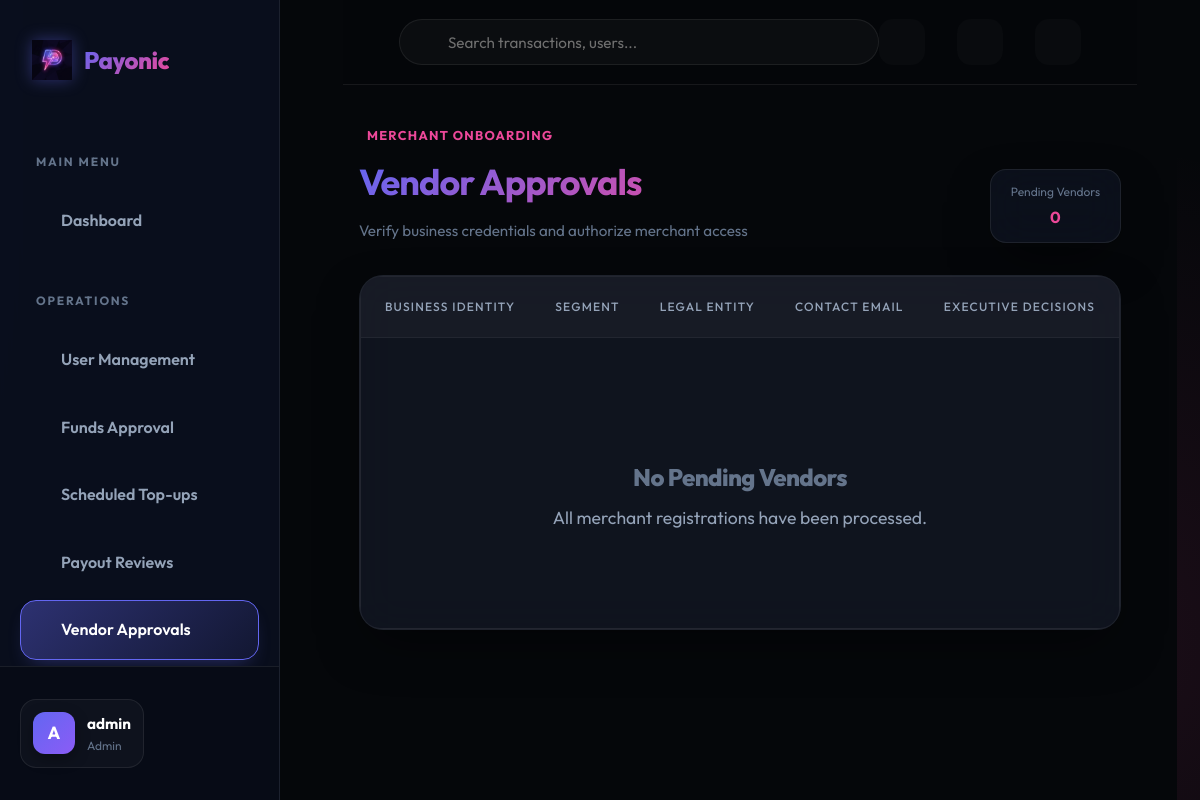
The app's page /admin/vendors/pending (signed in) with its own data.
### app/models.py (models this page shows, shortened)
class User(UserMixin, db.Model):
    id = db.Column(db.Integer, primary_key=True)
    username = db.Column(db.String(64), index=True, unique=True, nullable=False)
    email = db.Column(db.String(120), index=True, unique=True, nullable=False)
    password_hash = db.Column(db.String(128))
    role = db.Column(db.String(20), nullable=False)  # student, vendor, admin
    is_active_user = db.Column(db.Boolean, default=True)
    phone_number = db.Column(db.String(20))
    registration_number = db.Column(db.String(50)) # For students
    student_id = db.Column(db.String(20)) # Internal ID
    vendor_name = db.Column(db.String(100)) # For vendors
    business_name = db.Column(db.String(100)) # For vendors
    business_type = db.Column(db.String(50)) # For vendors
    is_approved_vendor = db.Column(db.Boolean, default=False)
    profile_pic = db.Column(db.String(255))
    merchant_id = db.Column(db.String(50), unique=True)
    bank_name = db.Column(db.String(100))
    account_number = db.Column(db.String(50))
    account_holder_name = db.Column(db.String(100))
    wallet = db.relationship('Wallet', backref='owner', uselist=False, lazy=True)
    sent_transactions = db.relationship('Transaction', foreign_keys='Transaction.sender_id', backref='sender', lazy='dynamic')
    received_transactions = db.relationship('Transaction', foreign_keys='Transaction.receiver_id', backref='receiver', lazy='dynamic')
    qr_codes = db.relationship('QRCode', backref='vendor', lazy='dynamic')
    payout_requests = db.relationship('PayoutRequest', foreign_keys='PayoutRequest.vendor_id', backref='vendor', lazy='dynamic')
    two_factor_enabled = db.Column(db.Boolean, default=False)
    otp_secret = db.Column(db.String(32))
    low_balance_threshold = db.Column(db.Float, default=100.0) # LKR
    refund_requests = db.relationship('RefundRequest', foreign_keys='RefundRequest.user_id', backref='requester', lazy='dynamic')
    budgets = db.relationship('Budget', backref='user', lazy='dynamic')
    created_bills = db.relationship('SplitBill', backref='creator', lazy='dynamic')
    split_participations = db.relationship('SplitBillParticipant', backref='user', lazy='dynamic')
    notifications = db.relationship('Notification', backref='user', lazy='dynamic')
    @property
    def is_active(self):
        return self.is_active_user
    @property
    def unread_notification_count(self):
        return self.notifications.filter_by(is_read=False).count()

### app/admin/routes.py (the view)
@bp.route('/vendors/pending')
@login_required
def pending_vendors():
    if current_user.role != 'admin':
        return redirect(url_for('main.index'))
    vendors = User.query.filter_by(role='vendor', is_approved_vendor=False).all()
    return render_template('admin/pending_vendors.html', title='Vendor Approvals', vendors=vendors)

### app/models.py (called while the page is built)
@login.user_loader
def load_user(id):
    return User.query.get(int(id))

### app/templates/admin/pending_vendors.html (shortened to what this page needs)
{% extends "base.html" %}
{% block content %}
<div class="animate-fade-in">
    <div class="mobile-stack"
        style="display: flex; justify-content: space-between; align-items: flex-end; margin-bottom: 2rem;">
        <div>
            <div
                style="display: flex; align-items: center; gap: 0.5rem; color: var(--secondary); font-weight: 700; font-size: 0.8rem; text-transform: uppercase; letter-spacing: 0.1em; margin-bottom: 0.5rem;">
                 Merchant Onboarding
            </div>
            <h1 class="text-gradient mobile-text-large" style="font-size: 2.25rem; margin-bottom: 0.5rem;">Vendor
                Approvals</h1>
            <p style="color: var(--text-dim); font-size: 0.95rem;">Verify business credentials and authorize merchant
                access</p>
        </div>
        <div class="glass-panel mobile-w-full" style="padding: 0.75rem 1.25rem; border-radius: 1rem;">
            <div style="font-size: 0.75rem; color: var(--text-dim); margin-bottom: 0.25rem; text-align: center;">Pending
                Vendors</div>
            <div style="font-weight: 700; color: var(--secondary); text-align: center;">{{ vendors|length }}</div>
        </div>
    </div>
    <div class="glass-panel" style="overflow: hidden; padding: 0;">
        <div class="table-container">
            <table style="width: 100%;">
                <thead>
                    <tr>
                        <th style="padding-left: 1.5rem;">Business Identity</th>
                        <th>Segment</th>
                        <th>Legal Entity</th>
                        <th class="mobile-hide">Contact Email</th>
                        <th style="text-align: right; padding-right: 1.5rem;">Executive Decisions</th>
                    </tr>
                </thead>
                <tbody>
                    {% for v in vendors %}
                    <tr style="transition: all 0.2s;" onmouseover="this.style.background='rgba(236, 72, 153, 0.03)'"
                        onmouseout="this.style.background='transparent'">
                        <td style="padding-left: 1.5rem;">
                            <div style="display: flex; align-items: center; gap: 0.75rem;">
                                <div
                                    style="width: 36px; height: 36px; border-radius: 10px; background: rgba(236, 72, 153, 0.1); color: var(--secondary); display: flex; align-items: center; justify-content: center; font-weight: 800; flex-shrink: 0;">
                                    {{ v.vendor_name[0]|upper if v.vendor_name else v.username[0]|upper }}
                                </div>
                                <div>
                                    <div style="font-weight: 700; color: white; font-size: 0.95rem;">{{ v.vendor_name }}
                                    </div>
                                    <div style="font-size: 0.7rem; color: var(--text-dim);">@{{ v.username }}</div>
                                </div>
                            </div>
                        </td>
                        <td>
                            <span class="badge-pill"
                                style="background: rgba(255,255,255,0.05); color: var(--text-main); border: 1px solid var(--border); font-size: 0.75rem; padding: 0.2rem 0.5rem;">
                                {{ v.business_type }}
                            </span>
                        </td>
                        <td style="color: var(--text-muted); font-size: 0.85rem;">
                            {{ v.business_name }}
                        </td>
                        <td class="mobile-hide" style="color: var(--text-muted); font-size: 0.85rem;">
                            {{ v.email }}
                        </td>
                        <td style="text-align: right; padding-right: 1.5rem;">
                            <div style="display: flex; gap: 0.75rem; justify-content: flex-end;">
                                <form action="{{ url_for('admin.approve_vendor', id=v.id) }}" method="post"
                                    style="display: inline;">
                                    <button type="submit" class="btn btn-primary"
                                        style="background: var(--success); padding: 0.5rem 1.25rem; font-size: 0.85rem;">
                                        Approve
                                    </button>
                                </form>
                                <form action="{{ url_for('admin.reject_vendor', id=v.id) }}" method="post"
                                    style="display: inline;">
                                    <button type="submit" class="btn"
                                        style="background: rgba(239, 68, 68, 0.1); color: #f87171; border: 1px solid rgba(239, 68, 68, 0.2); padding: 0.5rem 1.25rem; font-size: 0.85rem;">
                                        Reject
                                    </button>
                                </form>
                            </div>
                        </td>
                    </tr>
                    {% else %}
                    <tr>
                        <td colspan="5" style="text-align: center; padding: 6rem 2rem;">
                            <h2 style="color: var(--text-dim); font-weight: 800; margin-bottom: 0.5rem;">No Pending
                                Vendors</h2>
                            <p style="color: var(--text-muted); font-size: 1.1rem;">All merchant registrations have been
                                processed.</p>
                        </td>
                    </tr>
                    {% endfor %}
                </tbody>
            </table>
        </div>
    </div>
</div>
{% endblock %}

### app/templates/base.html (shortened to what this page needs)
<!doctype html>
<html lang="en">
<head>
  <link rel="stylesheet" href="{{ url_for('static', filename='css/style.css') }}">
  <link href="https://cdn.jsdelivr.net/npm/remixicon@3.5.0/fonts/remixicon.css" rel="stylesheet">
</head>
<body>
  {% set is_portal = current_user.is_authenticated %}
  <div class="{{ 'portal-layout' if is_portal else 'landing-layout' }}">
    {% if is_portal %}
    <aside class="sidebar">
      <div class="sidebar-brand">
        <a href="{{ url_for('main.index') }}" class="nav-brand">
          <img src="{{ url_for('static', filename='img/payonic_logo.png') }}" alt="Payonic Logo">
          <span class="text-gradient">Payonic</span>
        </a>
      </div>
      <nav class="sidebar-nav">
        <div class="nav-section">Main Menu</div>
        <a href="{{ url_for('main.dashboard' if current_user.role == 'student' else ('vendor.dashboard' if current_user.role == 'vendor' else 'admin.dashboard')) }}"
          class="sidebar-link {{ 'active' if request.endpoint in ['main.dashboard', 'vendor.dashboard', 'admin.dashboard'] }}">
           Dashboard
        </a>
        {% if current_user.role == 'admin' %}
        <div class="nav-section">Operations</div>
        <a href="{{ url_for('admin.users') }}" class="sidebar-link {{ 'active' if request.endpoint == 'admin.users' }}">
           User Management
        </a>
        <a href="{{ url_for('admin.requests') }}"
          class="sidebar-link {{ 'active' if request.endpoint == 'admin.requests' }}">
           Funds Approval
        </a>
        <a href="{{ url_for('admin.manage_scheduled_topups') }}"
          class="sidebar-link {{ 'active' if request.endpoint == 'admin.manage_scheduled_topups' }}">
           Scheduled Top-ups
        </a>
        <a href="{{ url_for('admin.payouts') }}"
          class="sidebar-link {{ 'active' if request.endpoint == 'admin.payouts' }}">
           Payout Reviews
        </a>
        <a href="{{ url_for('admin.pending_vendors') }}"
          class="sidebar-link {{ 'active' if request.endpoint == 'admin.pending_vendors' }}">
           Vendor Approvals
        </a>
        {% endif %}
      </nav>
      <div class="sidebar-footer">
        <div class="user-pill">
          <div class="user-avatar"
            style="overflow: hidden; display: flex; align-items: center; justify-content: center;">
            {% if current_user.profile_pic %}
            <img src="{{ url_for('static', filename=current_user.profile_pic) }}" alt="P"
              style="width: 100%; height: 100%; object-fit: cover;">
            {% else %}
            {{ current_user.username[0]|upper }}
            {% endif %}
          </div>
          <div class="user-info">
            <div class="user-name">{{ current_user.username }}</div>
            <div class="user-role">{{ current_user.role }}</div>
          </div>
        </div>
        <a href="{{ url_for('auth.logout') }}" class="logout-btn" title="Logout">
        </a>
      </div>
    </aside>
    {% endif %}
    <main class="{{ 'main-wrapper' if is_portal else 'landing-main' }}">
      {% if is_portal %}
      <header class="portal-header">
        <div class="header-search">
          <input type="text" placeholder="Search transactions, users...">
        </div>
        <div class="header-actions">
          <a href="{{ url_for('main.notifications') }}" class="action-icon">
          </a>
          <button id="theme-toggle" class="action-icon"
            style="border: none; cursor: pointer; color: var(--text-dim); outline: none;">
          </button>
          <a href="{{ url_for('main.settings') }}" class="action-icon">
          </a>
        </div>
      </header>
      {% endif %}
      <div class="{{ 'portal-content' if is_portal else 'container landing-content' }}">
        {% block content %}{% endblock %}
      </div>
    </main>
  </div>
</body>
</html>

### records on screen
User: username "A", username "admin", role "Admin"

### other values on screen
{{ vendors|length }} "0"
